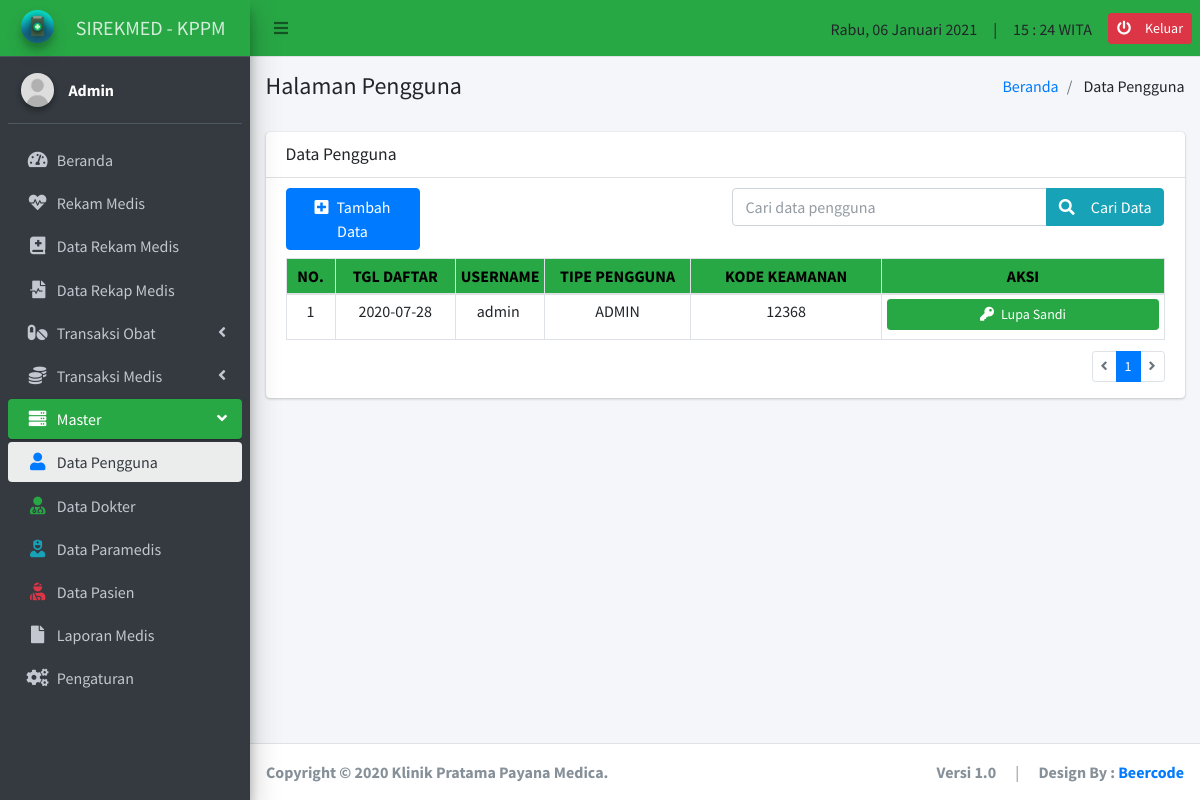
The app's page /master-pengguna.php (signed in) with its own data.
### tables this page shows
CREATE TABLE `tabel_pengguna` (
  `id_pengguna` varchar(20) NOT NULL,
  `tanggal_pengguna` date NOT NULL,
  `nama_pengguna` varchar(30) NOT NULL,
  `tipe_pengguna` varchar(10) NOT NULL,
  `kata_sandi` varchar(255) NOT NULL,
  `kode_keamanan` varchar(10) NOT NULL
);

### database.php (called while the page is built, shortened)
<?php
$koneksi = mysqli_connect("localhost", "root", "", "db_rekam_medis");
function query($query)
{
  global $koneksi;
  $result = mysqli_query($koneksi, $query);
  $rows = [];
  while ($row = mysqli_fetch_assoc($result)) {
    $rows[] = $row;
  }
  return $rows;
}

### master-pengguna.php (the view, shortened to what this page needs)
<?php
include "header.php";
include "sidebar.php";
include "database.php";
$hal_aktif            = (isset($_REQUEST["hal"])) ? $_REQUEST["hal"] : 1;
$limit_data           = 10;
$limit_start          = ($hal_aktif - 1) * $limit_data;
if (isset($_REQUEST["cari_pengguna"]) > 0) {
  $cari_data          = $_REQUEST["cari_pengguna"];
  $datas              = query("SELECT * FROM tabel_pengguna WHERE
                                tanggal_pengguna  LIKE  '%$cari_data%'  OR
                                nama_pengguna     LIKE  '%$cari_data%'  OR
                                tipe_pengguna     LIKE  '%$cari_data%'  OR
                                kode_keamanan     LIKE  '%$cari_data%'");
  $jml_data           = count($datas);
  $pengguna           = query("SELECT * FROM tabel_pengguna WHERE
                                tanggal_pengguna  LIKE  '%$cari_data%'  OR
                                nama_pengguna     LIKE  '%$cari_data%'  OR
                                tipe_pengguna     LIKE  '%$cari_data%'  OR
                                kode_keamanan     LIKE  '%$cari_data%'
                                LIMIT $limit_start, $limit_data");
  $hal_link           = "?cari_pengguna=$cari_data";
  $halaman            = "on";
} else {
  $cari_data          = "";
  $datas              = query("SELECT * FROM tabel_pengguna");
  $jml_data           = count($datas);
  $pengguna           = query("SELECT * FROM tabel_pengguna LIMIT $limit_start, $limit_data");
  $hal_link           = "?";
  $halaman            = "";
}
$jml_halaman      = ceil($jml_data / $limit_data);
if ($jml_halaman <= 1) {
  $jml_nomor      = 0;
} else {
  $jml_nomor      = ($jml_halaman < 3) ? $jml_halaman - 1 : 1;
}
$nomor_awal       = ($hal_aktif > $jml_nomor) ? $hal_aktif - $jml_nomor : 1;
$nomor_akhir      = ($hal_aktif < ($jml_halaman - $jml_nomor)) ? $hal_aktif + $jml_nomor : $jml_halaman;
?>
<div class="content-wrapper">
  <div class="content-header">
    <div class="container-fluid">
      <div class="row mb-2">
        <div class="col-md-6">
          <h4>Halaman Pengguna</h4>
        </div>
        <div class="col-md-6">
          <ol class="breadcrumb float-sm-right">
            <li class="breadcrumb-item">
              <a href="index.php">Beranda</a>
            </li>
            <li class="breadcrumb-item">
              <span>Data Pengguna</span>
            </li>
          </ol>
        </div>
      </div>
    </div>
  </div>
  <section class="content">
    <div class="container-fluid">
      <div class="row">
        <div class="col-md-12">
          <div class="card">
            <div class="card-header">
              <h5 class="card-title">Data Pengguna</h5>
            </div>
            <div class="card-body" style="margin-bottom: -20px;">
              <form action="" method="post">
                <div class="row" style="margin-top: -10px;">
                  <div class="col-md-2">
                    <button type="button" class="btn btn-primary" data-toggle="modal" data-target="#tambah_pengguna">
                      <i class="fas fa-plus-square"></i>&ensp;Tambah Data
                    </button>
                  </div>
                  <div class="offset-4 col-md-6">
                    <div class="input-group">
                      <?php if ($halaman == "on") : ?>
                        <input type="text" name="cari_pengguna" id="cari_pengguna" class="form-control" value="<?= $cari_data; ?>" readonly autocomplete="off">
                        <div class="input-group-append">
                          <a href="?" name="btn_caripengguna" id="btn_caripengguna" class="btn btn-info">
                            <i class="fas fa-retweet"></i>&emsp;Reset Data
                          </a>
                        </div>
                      <?php else : ?>
                        <input type="text" name="cari_pengguna" id="cari_pengguna" class="form-control" placeholder="Cari data pengguna" autocomplete="off">
                        <div class="input-group-append">
                          <button type="submit" name="btn_caripengguna" id="btn_caripengguna" class="btn btn-info">
                            <i class="fas fa-search"></i>&emsp;Cari Data
                          </button>
                        </div>
                      <?php endif; ?>
                    </div>
                  </div>
                </div>
              </form>
              <div class="row mt-2">
                <div class="col-md-12">
                  <table class="table table-sm table-bordered">
                    <thead class="text-center bg-success">
                      <th style="color: black;">NO.</th>
                      <th style="color: black;">TGL DAFTAR</th>
                      <th style="color: black;">USERNAME</th>
                      <th style="color: black;">TIPE PENGGUNA</th>
                      <th style="color: black;">KODE KEAMANAN</th>
                      <th style="color: black;">AKSI</th>
                    </thead>
                    <?php
                    $mulai = $limit_data * ($hal_aktif - 1);
                    $number = $mulai + 1;
                    ?>
                    <?php foreach ($pengguna as $pg) : ?>
                      <tbody>
                        <tr>
                          <td width="50" class="text-center"><?= $number; ?></td>
                          <td width="125" class="text-center"><?= $pg["tanggal_pengguna"]; ?></td>
                          <td>&emsp;<?= $pg["nama_pengguna"]; ?></td>
                          <td width="150" class="text-center"><?= $pg["tipe_pengguna"]; ?></td>
                          <td width="200" class="text-center"><?= $pg["kode_keamanan"]; ?></td>
                          <td width="300">
                            <?php if ($pg["tipe_pengguna"] == "ADMIN") : ?>
                              <button type="button" class="btn btn-sm btn-success btn-block mb-1" data-toggle="modal" data-target="#lupa_sandi<?= $pg["id_pengguna"]; ?>">
                                <i class="fas fa-key"></i>&ensp;Lupa Sandi
                              </button>
                            <?php endif; ?>
                          </td>
                        </tr>
                        <?php $number++; ?>
                      <?php endforeach; ?>
                      </tbody>
                  </table>
                </div>
              </div>
              <div class="row" style="margin-top: -5px;">
                <div class="offset-6 col-md-6">
                  <nav class="float-right">
                    <ul class="pagination pagination-sm">
                      <?php if ($hal_aktif == $jml_halaman) : ?>
                        <?php if ($jml_halaman == 1) : ?>
                          <li class="page-item disabled"><a href="<?= $hal_link; ?>&hal=<?= $hal_aktif - 1; ?>" class="page-link"><i class="fas fa-angle-left"></i></a></li>
                        <?php else : ?>
                          <li class="page-item"><a href="<?= $hal_link; ?>&hal=1" class="page-link">Kembali Ke Awal</a></li>
                          <li class="page-item"><a href="<?= $hal_link; ?>&hal=<?= $hal_aktif - 1; ?>" class="page-link"><i class="fas fa-angle-left"></i></a></li>
                        <?php endif; ?>
                      <?php elseif ($hal_aktif > 1) : ?>
                        <li class="page-item"><a href="<?= $hal_link; ?>&hal=1" class="page-link">Kembali Ke Awal</a></li>
                        <li class="page-item"><a href="<?= $hal_link; ?>&hal=<?= $hal_aktif - 1; ?>" class="page-link"><i class="fas fa-angle-left"></i></a></li>
                      <?php else : ?>
                        <li class="page-item disabled"><a href="#" class="page-link"><i class="fas fa-angle-left"></i></a></li>
                      <?php endif; ?>
                      <?php for ($i = $nomor_awal; $i <= $nomor_akhir; $i++) : ?>
                        <?php if ($i == $hal_aktif) : ?>
                          <li class="page-item active"><a href="<?= $hal_link; ?>&hal=<?= $i; ?>" class="page-link"><?= $i; ?></a></li>
                        <?php else : ?>
                          <li class="page-item"><a href="<?= $hal_link; ?>&hal=<?= $i; ?>" class="page-link"><?= $i; ?></a></li>
                        <?php endif; ?>
                      <?php endfor; ?>
                      <?php if ($hal_aktif < $jml_halaman) : ?>
                        <li class="page-item"><a href="<?= $hal_link; ?>&hal=<?= $hal_aktif + 1; ?>" class="page-link"><i class="fas fa-angle-right"></i></a></li>
                      <?php else : ?>
                        <li class="page-item disabled"><a href="#" class="page-link"><i class="fas fa-angle-right"></i></a></li>
                      <?php endif; ?>
                    </ul>
                  </nav>
                </div>
              </div>
            </div>
          </div>
        </div>
      </div>
    </div>
</div>
</div>
<?php
include "footer.php";
?>

### records on screen
tabel_pengguna: tanggal_pengguna "2020-07-28", nama_pengguna "admin", tipe_pengguna "ADMIN", kode_keamanan "12368"

### other values on screen
$haris "Rabu"
$nama_pengguna "Admin"
